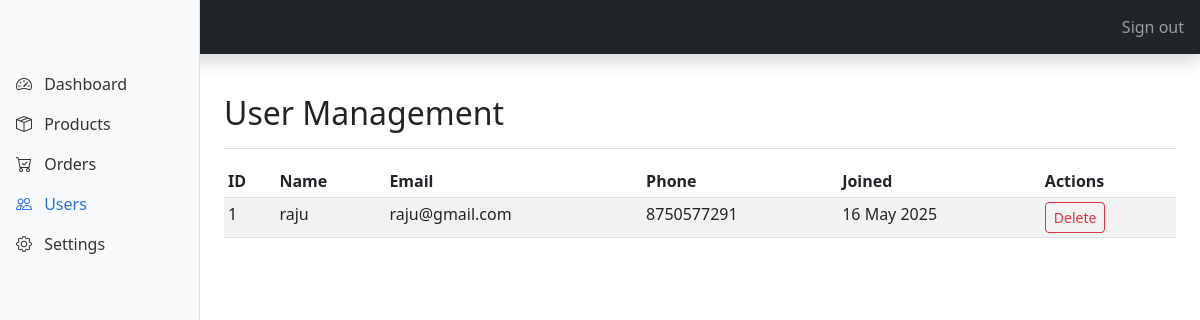
Screenshot of /admin/users.php (signed in) with the database file from the repository.
### tables this page shows
CREATE TABLE `users` (
  `id` int(11) NOT NULL,
  `name` varchar(100) NOT NULL,
  `email` varchar(100) NOT NULL,
  `password` varchar(255) NOT NULL,
  `phone` varchar(20) DEFAULT NULL,
  `created_at` timestamp NOT NULL DEFAULT current_timestamp(),
  `updated_at` timestamp NOT NULL DEFAULT current_timestamp() ON UPDATE current_timestamp()
);

### admin/users.php (the view, shortened to what this page needs)
<?php
require_once('includes/admin_header.php');
$users = mysqli_query($conn, "SELECT * FROM users ORDER BY created_at DESC");
?>
<div class="d-flex justify-content-between flex-wrap flex-md-nowrap align-items-center pt-3 pb-2 mb-3 border-bottom">
    <h1 class="h2">User Management</h1>
</div>
<div class="table-responsive">
    <table class="table table-striped table-sm">
        <thead>
            <tr>
                <th>ID</th>
                <th>Name</th>
                <th>Email</th>
                <th>Phone</th>
                <th>Joined</th>
                <th>Actions</th>
            </tr>
        </thead>
        <tbody>
            <?php while ($user = mysqli_fetch_assoc($users)): ?>
            <tr>
                <td><?= $user['id'] ?></td>
                <td><?= $user['name'] ?></td>
                <td><?= $user['email'] ?></td>
                <td><?= $user['phone'] ? $user['phone'] : '-' ?></td>
                <td><?= date('d M Y', strtotime($user['created_at'])) ?></td>
                <td>
                    <a href="users.php?action=delete&id=<?= $user['id'] ?>"
                       class="btn btn-sm btn-outline-danger"
                       onclick="return confirm('Delete this user?')">
                        Delete
                    </a>
                </td>
            </tr>
            <?php endwhile; ?>
        </tbody>
    </table>
</div>
<?php require_once('includes/admin_footer.php'); ?>

### rows the page displays
users: id "1", name "raju", email "raju@gmail.com", phone "8750577291", created_at "16 May 2025"
